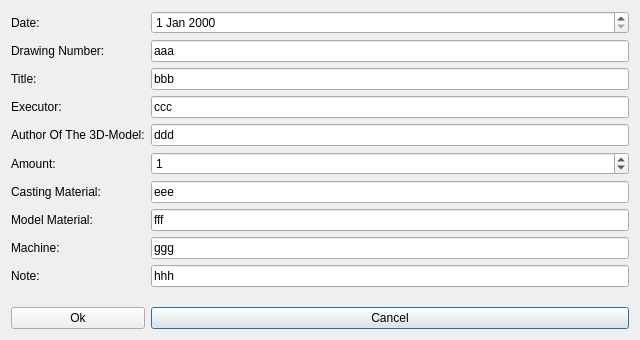
<?xml version="1.0" encoding="UTF-8"?>
<ui version="4.0">
 <class>NewItemWindow</class>
 <widget class="QDialog" name="NewItemWindow">
  <property name="geometry">
   <rect>
    <x>0</x>
    <y>0</y>
    <width>640</width>
    <height>340</height>
   </rect>
  </property>
  <property name="minimumSize">
   <size>
    <width>640</width>
    <height>340</height>
   </size>
  </property>
  <property name="maximumSize">
   <size>
    <width>640</width>
    <height>340</height>
   </size>
  </property>
  <property name="windowTitle">
   <string>Dialog</string>
  </property>
  <layout class="QGridLayout" name="gridLayout">
   <item row="8" column="1">
    <widget class="QLineEdit" name="LE_modelMaterial">
     <property name="text">
      <string>fff</string>
     </property>
    </widget>
   </item>
   <item row="6" column="1">
    <widget class="QSpinBox" name="SPB_amount">
     <property name="value">
      <number>1</number>
     </property>
    </widget>
   </item>
   <item row="9" column="0">
    <widget class="QLabel" name="L_machine">
     <property name="text">
      <string>Machine:</string>
     </property>
    </widget>
   </item>
   <item row="0" column="1">
    <widget class="QDateEdit" name="DE_date"/>
   </item>
   <item row="2" column="1">
    <widget class="QLineEdit" name="LE_title">
     <property name="text">
      <string>bbb</string>
     </property>
    </widget>
   </item>
   <item row="2" column="0">
    <widget class="QLabel" name="L_title">
     <property name="text">
      <string>Title:</string>
     </property>
    </widget>
   </item>
   <item row="8" column="0">
    <widget class="QLabel" name="L_modelMaterial">
     <property name="text">
      <string>Model Material:</string>
     </property>
    </widget>
   </item>
   <item row="4" column="1">
    <widget class="QLineEdit" name="LE_executor">
     <property name="text">
      <string>ccc</string>
     </property>
    </widget>
   </item>
   <item row="6" column="0">
    <widget class="QLabel" name="L_amount">
     <property name="text">
      <string>Amount:</string>
     </property>
    </widget>
   </item>
   <item row="1" column="0">
    <widget class="QLabel" name="L_drawingNumber">
     <property name="text">
      <string>Drawing Number:</string>
     </property>
    </widget>
   </item>
   <item row="7" column="0">
    <widget class="QLabel" name="L_castingMaterial">
     <property name="text">
      <string>Casting Material:</string>
     </property>
    </widget>
   </item>
   <item row="11" column="1">
    <spacer name="verticalSpacer">
     <property name="orientation">
      <enum>Qt::Orientation::Vertical</enum>
     </property>
     <property name="sizeHint" stdset="0">
      <size>
       <width>20</width>
       <height>40</height>
      </size>
     </property>
    </spacer>
   </item>
   <item row="12" column="1">
    <widget class="QPushButton" name="PB_cancel">
     <property name="text">
      <string>Cancel</string>
     </property>
    </widget>
   </item>
   <item row="7" column="1">
    <widget class="QLineEdit" name="LE_castingMaterial">
     <property name="text">
      <string>eee</string>
     </property>
    </widget>
   </item>
   <item row="9" column="1">
    <widget class="QLineEdit" name="LE_machine">
     <property name="text">
      <string>ggg</string>
     </property>
    </widget>
   </item>
   <item row="10" column="0">
    <widget class="QLabel" name="L_note">
     <property name="text">
      <string>Note:</string>
     </property>
    </widget>
   </item>
   <item row="0" column="0">
    <widget class="QLabel" name="L_date">
     <property name="text">
      <string>Date:</string>
     </property>
    </widget>
   </item>
   <item row="10" column="1">
    <widget class="QLineEdit" name="LE_note">
     <property name="text">
      <string>hhh</string>
     </property>
    </widget>
   </item>
   <item row="1" column="1">
    <widget class="QLineEdit" name="LE_drawingNumber">
     <property name="text">
      <string>aaa</string>
     </property>
    </widget>
   </item>
   <item row="4" column="0">
    <widget class="QLabel" name="L_executor">
     <property name="text">
      <string>Executor:</string>
     </property>
    </widget>
   </item>
   <item row="12" column="0">
    <widget class="QPushButton" name="PB_ok">
     <property name="text">
      <string>Ok</string>
     </property>
    </widget>
   </item>
   <item row="5" column="0">
    <widget class="QLabel" name="L_author">
     <property name="text">
      <string>Author Of The 3D-Model:</string>
     </property>
    </widget>
   </item>
   <item row="5" column="1">
    <widget class="QLineEdit" name="LE_author">
     <property name="text">
      <string>ddd</string>
     </property>
    </widget>
   </item>
  </layout>
 </widget>
 <resources/>
 <connections/>
</ui>
